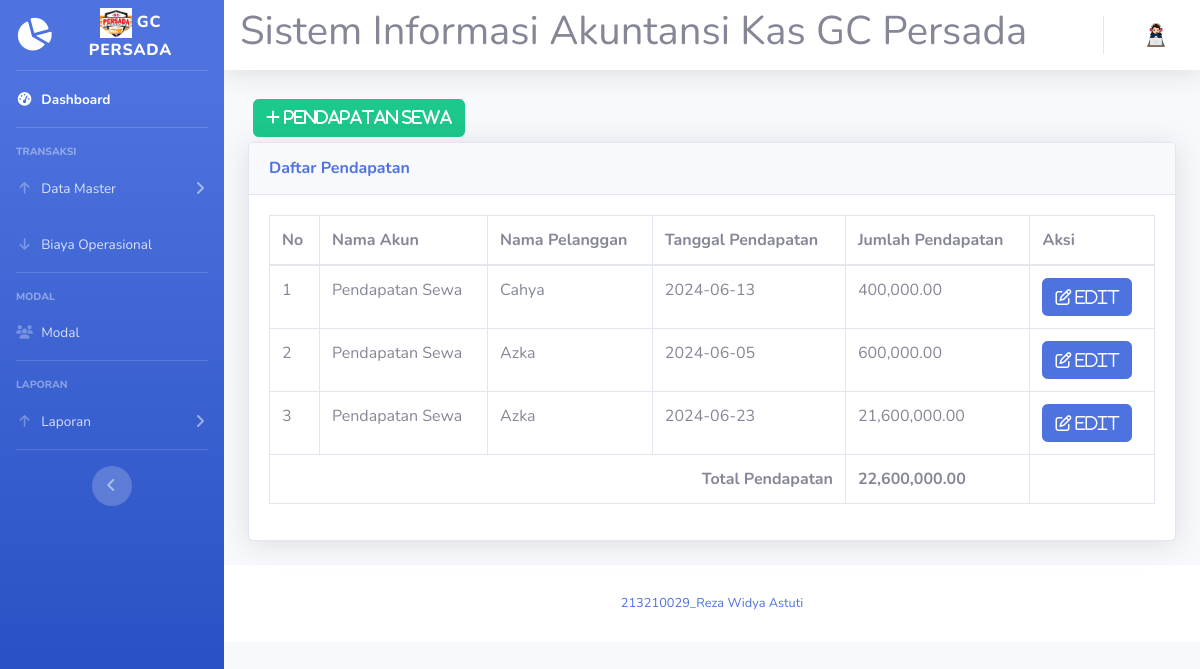
/pendapatan-sewa.php (signed in), run on an earlier commit of the app's database.
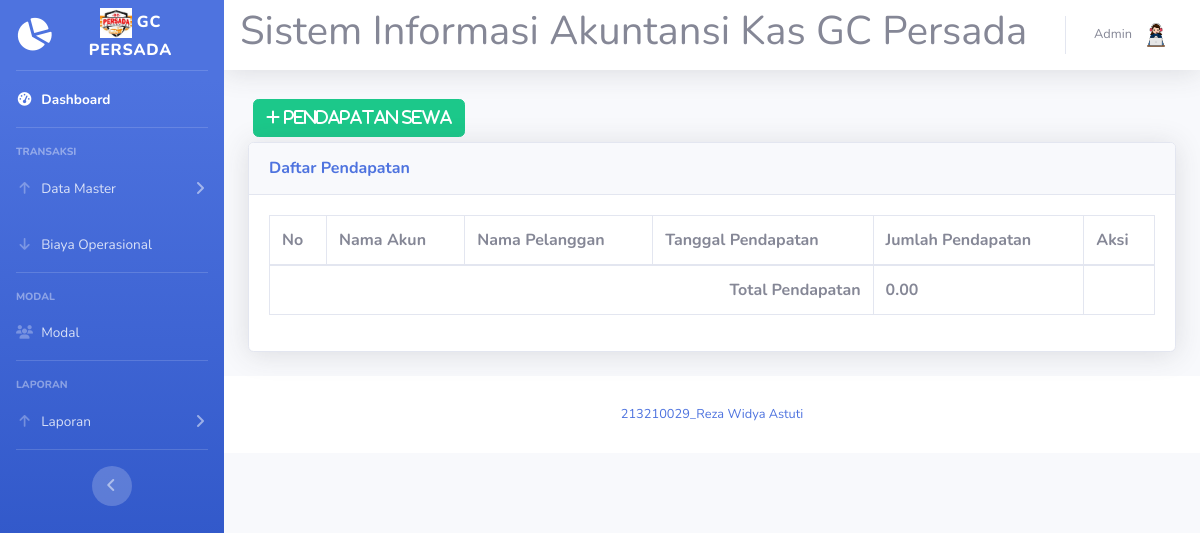
And on a later commit of the database.
### tables this page shows
CREATE TABLE `pendapatan_sewa` (
  `id_pendapatan` int(5) NOT NULL,
  `id_akun` varchar(15) NOT NULL,
  `no_pelanggan` varchar(4) NOT NULL,
  `id_sewa` int(2) NOT NULL,
  `nama_pendapatan` varchar(20) NOT NULL,
  `tgl_pendapatan` date NOT NULL,
  `jumlah_pendapatan` int(11) NOT NULL
);

CREATE TABLE `kategori_akun` (
  `id_akun` varchar(5) NOT NULL,
  `nama_akun` varchar(20) NOT NULL
);

CREATE TABLE `pelanggan` (
  `no_pelanggan` int(2) NOT NULL,
  `nama` varchar(15) NOT NULL,
  `alamat` varchar(20) NOT NULL,
  `no_hp` varchar(13) NOT NULL
);

### pendapatan-sewa.php (the view, shortened to what this page needs)
<?php
require 'koneksi.php';
?>
<!DOCTYPE html>
<html lang="en">
<head>
  <link href="vendor/fontawesome-free/css/all.min.css" rel="stylesheet" type="text/css">
  <link href="css/sb-admin-2.min.css" rel="stylesheet">
  <link href="vendor/datatables/dataTables.bootstrap4.min.css" rel="stylesheet">
</head>
<body id="page-top">
  <?php require 'sidebar.php'; ?>
  <?php require 'navbar.php'; ?>
  <div id="content">
    <div class="container-fluid">
      <button type="button" class="btn btn-success" style="margin:5px" data-toggle="modal" data-target="#myModalTambah"><i class="fa fa-plus"> Pendapatan Sewa</i></button><br>
      <div class="card shadow mb-4">
        <div class="card-header py-3">
          <h6 class="m-0 font-weight-bold text-primary">Daftar Pendapatan</h6>
        </div>
        <div class="card-body">
          <div class="table-responsive">
            <table class="table table-bordered" id="dataTable" width="100%" cellspacing="0">
              <thead>
                <tr>
                  <th>No</th>
                  <th>Nama Akun</th>
                  <th>Nama Pelanggan</th>
                  <th>Tanggal Pendapatan</th>
                  <th>Jumlah Pendapatan</th>
                  <th>Aksi</th>
                </tr>
              </thead>
              <tbody>
                <?php
                $no = 0;
                $total_pendapatan = 0;
                $query = mysqli_query($koneksi, "SELECT pendapatan_sewa.*, kategori_akun.nama_akun, pelanggan.nama FROM pendapatan_sewa JOIN kategori_akun ON pendapatan_sewa.id_akun=kategori_akun.id_akun JOIN pelanggan ON pelanggan.no_pelanggan = pendapatan_sewa.no_pelanggan");
                while ($data = mysqli_fetch_assoc($query)) {
                  $total_pendapatan += $data['jumlah_pendapatan'];
                ?>
                  <tr>
                    <td><?= $no += 1; ?></td>
                    <td><?= $data['nama_akun'] ?></td>
                    <td><?= $data['nama'] ?></td>
                    <td><?= $data['tgl_pendapatan'] ?></td>
                    <td><?= number_format($data['jumlah_pendapatan'], 2) ?></td>
                    <td>
                      <a href="#" type="button" class="fa fa-edit btn btn-primary btn-md" data-toggle="modal" data-target="#myModal<?= $data['id_pendapatan']; ?>"> Edit</a>
                    </td>
                  </tr>
                <?php } ?>
              <tfoot>
                <tr>
                  <td colspan="4" align="right"><strong>Total Pendapatan</strong></td>
                  <td><strong><?= number_format($total_pendapatan, 2); ?></strong></td>
                  <td></td>
                </tr>
              </tfoot>
              </tbody>
            </table>
          </div>
        </div>
      </div>
    </div>
    <?php require 'footer.php'; ?>
  </div>
</body>
</html>

### sidebar.php (shortened to what this page needs)
<div id="wrapper">
  <ul class="navbar-nav bg-gradient-primary sidebar sidebar-dark accordion" id="accordionSidebar">
    <a class="sidebar-brand d-flex align-items-center justify-content-center" href="index.php">
      <div class="sidebar-brand-icon rotate-n-15">
        <i class="fas fa-chart-pie"></i>
      </div>
      <div class="sidebar-brand-text mx-3"> <img src="img/logo.jpg" height="30dvh" alt=""> GC PERSADA</div>
    </a>
    <hr class="sidebar-divider my-0">
    <li class="nav-item active">
      <a class="nav-link" href="index.php">
        <i class="fas fa-fw fa-tachometer-alt"></i>
        <span>Dashboard</span></a>
    </li>
    <hr class="sidebar-divider">
    <div class="sidebar-heading">
      Transaksi
    </div>
    <li class="nav-item">
      <a class="nav-link collapsed" href="#" data-toggle="collapse" data-target="#collapsePendapatan" aria-expanded="true" aria-controls="collapsePages">
        <i class="fas fa-fw fa-arrow-up"></i>
        <span>Data Master</span>
      </a>
    </li>
    <li class="nav-item">
      <a class="nav-link collapsed" href="operasional.php">
        <i class="fas fa-fw fa-arrow-down"></i>
        <span>Biaya Operasional</span>
      </a>
    </li>
    <hr class="sidebar-divider">
    <div class="sidebar-heading">
      Modal
    </div>
    <li class="nav-item">
      <a class="nav-link collapsed" href="modal.php">
        <i class="fas fa-fw fa-users"></i>
        <span>Modal</span>
      </a>
    </li>
    <hr class="sidebar-divider">
    <div class="sidebar-heading">
      Laporan
    </div>
    <li class="nav-item">
      <a class="nav-link collapsed" href="#" data-toggle="collapse" data-target="#collapseLaporan" aria-expanded="true" aria-controls="collapsePages">
        <i class="fas fa-fw fa-arrow-up"></i>
        <span>Laporan</span>
      </a>
    </li>
    <hr class="sidebar-divider d-none d-md-block">
    <div class="text-center d-none d-md-inline">
      <button class="rounded-circle border-0" id="sidebarToggle"></button>
    </div>
  </ul>
  <div id="content-wrapper" class="d-flex flex-column">

### navbar.php (shortened to what this page needs)
<nav class="navbar navbar-expand navbar-light bg-white topbar mb-4 static-top shadow">
  <h1>Sistem Informasi Akuntansi Kas GC Persada</h1>
<?php require 'user.php'; ?>
</nav>

### user.php (shortened to what this page needs)
<ul class="navbar-nav ml-auto">
  <li class="nav-item dropdown no-arrow">
    <a class="nav-link dropdown-toggle" href="#" id="userDropdown" role="button" data-toggle="dropdown" aria-haspopup="true" aria-expanded="false">
      <span class="mr-2 d-none d-lg-inline text-gray-600 small"><?= $_SESSION['nama'] ?></span>
      <img class="img-profile rounded-circle" src="img/she2.png">
    </a>
  </li>
</ul>

### footer.php
<footer class="sticky-footer bg-white">
  <div class="container my-auto">
    <div class="copyright text-center my-auto">
      <span>
        <a href=''title='' target=''_blank>213210029_Reza Widya Astuti</a>
      </span>
    </div>
  </div>
</footer>

What changed in the data, as far as the page shows it:
removed pendapatan_sewa: no "1", id_akun.nama_akun "Pendapatan Sewa", pelanggan.nama "Cahya", tgl_pendapatan "2024-06-13", jumlah_pendapatan "400,000.00"
removed pendapatan_sewa: no "2", id_akun.nama_akun "Pendapatan Sewa", pelanggan.nama "Azka", tgl_pendapatan "2024-06-05", jumlah_pendapatan "600,000.00"
removed pendapatan_sewa: no "3", id_akun.nama_akun "Pendapatan Sewa", pelanggan.nama "Azka", tgl_pendapatan "2024-06-23", jumlah_pendapatan "21,600,000.00"
Also different on the page:
$_SESSION['nama']: (not shown) → "Admin"
$total_pendapatan: "22,600,000.00" → "0.00"
